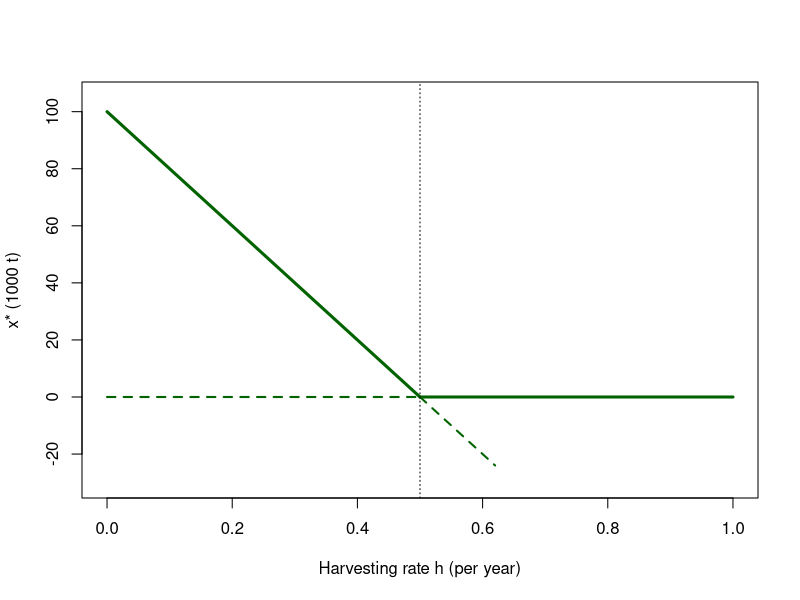

Write the R code that produced this figure.
# Fig. 3.16: Fish stock with harvesting, steady states as a function of the harvesting rate (book, Section 3.3)
# dx/dt = r (1 - x/K) x - h x with r = 0.5 per year, K = 100 (1000 t):  x_a* = 0 and x_b* = K (1 - h/r)
# (c) 2026 Philipp Kügler · Program for the book "Dynamical Systems in the Life Sciences" · MIT License (see LICENSE)
r <- 0.5; K <- 100
gruen <- rgb(0, 0.39, 0)
h <- seq(0, 1, length.out = 301)
li <- h <= r; re <- h >= r; nah <- h >= r & h <= 0.62
plot(h[li], 0 * h[li], type = "l", lty = 2, col = gruen, lwd = 2, xlim = c(0, 1), ylim = c(-30, 105),
     xlab = "Harvesting rate h (per year)", ylab = "x* (1000 t)")     # x_a* unstable for h < r
lines(h[re], 0 * h[re], col = gruen, lwd = 3)                   # stable for h > r
lines(h[li], K * (1 - h[li] / r), col = gruen, lwd = 3)         # x_b* stable for h < r
lines(h[nah], K * (1 - h[nah] / r), lty = 2, col = gruen, lwd = 2)
abline(v = r, lty = 3)
for (hh in c(0.1, 0.25, 0.4)) cat(sprintf("h = %g: x_b* = %.0f,  yield h x_b* = %.2f\n", hh, K * (1 - hh / r), hh * K * (1 - hh / r)))
